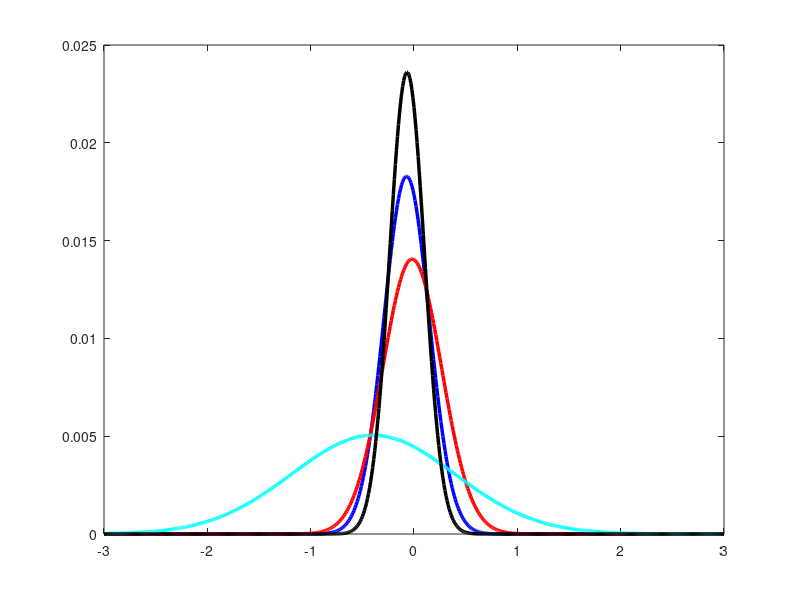
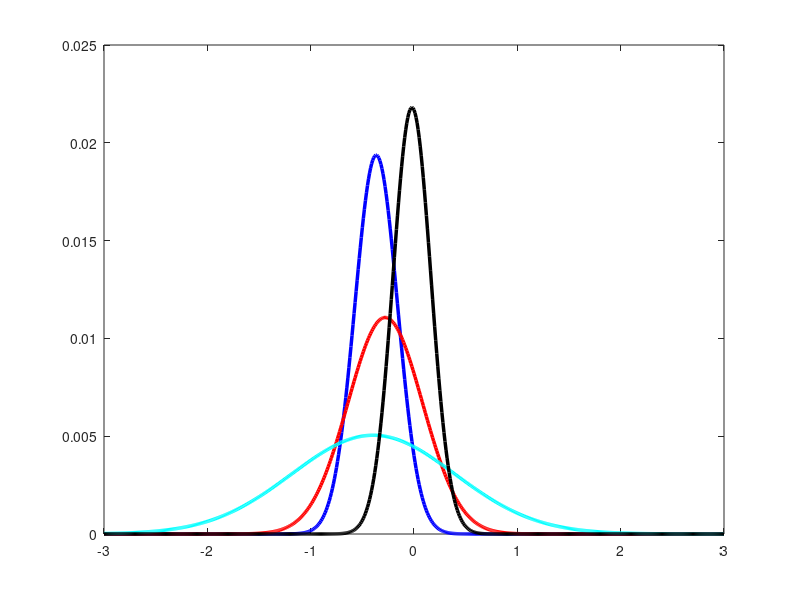
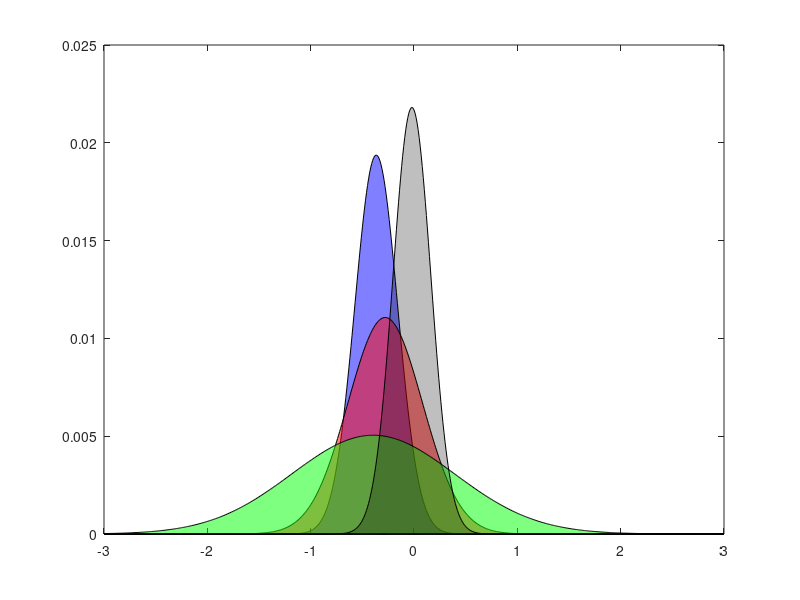

These figures' MATLAB source, in order:
clear; close all
% Define the parameters of the bivariate Gaussian distribution
% Parameters of the tuning curves
Var1    = 2;
Mu1     = 0;  
Var2    = 2;
Mu2     = 0;
Var3    = 2;
Mu3     = 0;
Ro13    = -0.15;
Ro23    = 0.75;

load QDNParams;

% Preferred orientations
N = 20;
PO                  = linspace(-5,5,N)';
[POMatA,POMatB]     = meshgrid(PO,PO); % We have a 2D grid of preferred orientations now
POVecA              = POMatA(:);
POVecB              = POMatB(:);

% Present some stimulus value now
s1Val   = 0;
s2Val   = 0;
s3Val   = 0;

% -----------  First do it for the pairwise factors  ----------------------
CovMat13    = [Var1 Ro13*sqrt(Var1*Var3); Ro13*sqrt(Var1*Var3) Var3];
CovMat23    = [Var2 Ro23*sqrt(Var2*Var3); Ro23*sqrt(Var2*Var3) Var3];
gainval     = 1;
K13         = 2*pi*sqrt(Var1*Var3*(1-Ro13^2))*gainval;
K23         = 2*pi*sqrt(Var2*Var3*(1-Ro23^2))*gainval;

% Generate the mean firing rates
F13     = K13*mvnpdf(repmat([s1Val, s3Val],length(POVecA),1), [POVecA, POVecB], CovMat13);
F23     = K23*mvnpdf(repmat([s2Val, s3Val],length(POVecA),1), [POVecA, POVecB], CovMat23);

% Generate one instance of neural activity
R13     = poissrnd(F13);
R23     = poissrnd(F23);

% Now to get the posterior distribution
% First define all the "kernel" vectors
a11 = ones(N^2,1)/(1-Ro13^2)/Var1;
a33 = ones(N^2,1)/(1-Ro13^2)/Var3;
a13 = Ro13*ones(N^2,1)/(1-Ro13^2)/sqrt(Var1*Var3);
a1  = POVecA/(1-Ro13^2)/Var1 - Ro13*POVecB/(1-Ro13^2)/sqrt(Var1*Var3);
a3  = POVecB/(1-Ro13^2)/Var3 - Ro13*POVecA/(1-Ro13^2)/sqrt(Var1*Var3);

b22 = ones(N^2,1)/(1-Ro23^2)/Var2;
b33 = ones(N^2,1)/(1-Ro23^2)/Var3;
b23 = Ro23*ones(N^2,1)/(1-Ro23^2)/sqrt(Var2*Var3);
b2  = POVecA/(1-Ro23^2)/Var2 - Ro23*POVecB/(1-Ro23^2)/sqrt(Var2*Var3);
b3  = POVecB/(1-Ro23^2)/Var3 - Ro23*POVecA/(1-Ro23^2)/sqrt(Var2*Var3);

A11 = a11'*R13;
A33 = a33'*R13;
A13 = a13'*R13;
A1  = a1'*R13;
A3  = a3'*R13;

B22 = b22'*R23;
B33 = b33'*R23;
B23 = b23'*R23;
B2  = b2'*R23;
B3  = b3'*R23;

% Stim range for plotting the posterior distributions
s1Vec = -3:0.01:3;
s2Vec = -3:0.01:3;
[SMatA, SMatB] = meshgrid(s1Vec,s2Vec);
SVecA = SMatA(:);
SVecB = SMatB(:);

% Computing the pairwise factor terms
Phi13Vec = exp(-0.5*A11*SVecA.^2 + A1*SVecA + A13*SVecA.*SVecB -0.5*A33*SVecB.^2 + A3*SVecB);
Phi13Mat = reshape(Phi13Vec,length(s1Vec),length(s1Vec));

Phi23Vec = exp(-0.5*B22*SVecA.^2 + B2*SVecA + B23*SVecA.*SVecB -0.5*B33*SVecB.^2 + B3*SVecB);
Phi23Mat = reshape(Phi23Vec,length(s1Vec),length(s1Vec));

% % Plotting the posteriors for visualization
% figure; contour(SMatA,SMatB, log(Phi13Mat)); hold on
% plot(s1Val, s3Val, 'rx', 'MarkerSize',10,'LineWidth',2);
% grid on
% 
% figure; contour(SMatA,SMatB, log(Phi23Mat)); hold on
% plot(s2Val, s3Val, 'rx', 'MarkerSize',10,'LineWidth',2);
% grid on

% --------------------- Now get the singleton factors ---------------------
s1Val   = 2;
s2Val   = -1;
s3Val   = 0;


G = [1; 1; 1]; % Gain values for each population
% Parameters of the tuning curves
var_w1 = 5;
var_w2 = 5;
var_w3 = 5;

f1 = G(1)*exp(-((s1Val - PO).^2)/(2*var_w1));
f2 = G(2)*exp(-((s2Val - PO).^2)/(2*var_w2));
f3 = G(3)*exp(-((s3Val - PO).^2)/(2*var_w3));

% Now to generate one instance of input populations
r1 = poissrnd(f1); 
r2 = poissrnd(f2); 
r3 = poissrnd(f3); 

c1 = ones(N,1)/var_w1;
c2 = ones(N,1)/var_w2;
c3 = ones(N,1)/var_w3;
d1 = PO/var_w1;
d2 = PO/var_w2;
d3 = PO/var_w3;

C1 = c1'*r1; C2 = c2'*r2; C3 = c3'*r3;
D1 = d1'*r1; D2 = d2'*r2; D3 = d3'*r3;

% Singleton factors
ph1Vec = exp(-0.5*C1*s1Vec.^2 + D1*s1Vec);
ph2Vec = exp(-0.5*C2*s1Vec.^2 + D2*s1Vec);
ph3Vec = exp(-0.5*C3*s1Vec.^2 + D3*s1Vec);

% figure; 
% plot(s1Vec, ph1Vec/sum(ph1Vec), 'b.-'); hold on
% plot(s1Vec, ph2Vec/sum(ph2Vec), 'r.-');
% plot(s1Vec, ph3Vec/sum(ph3Vec), 'c.-');

% Now we have all the factors defined

% ------------ Let us get to the messages now -----------------------------
X13 = - A13^2/(C1 + A11);
Y13 = A13*(A1 + D1)/(C1 + A11);

X23 = - B23^2/(C2 + B22);
Y23 = B23*(B2 + D2)/(C2 + B22);

% Get the posteriors from these messages
m13Vec = exp(-0.5*(A33 + X13)*s1Vec.^2 + (A3 + Y13)*s1Vec);
m23Vec = exp(-0.5*(B33 + X23)*s1Vec.^2 + (B3 + Y23)*s1Vec);


% The posterior for the marginal population
AFinal = C3 + A33 + X13 + B33 + X23;
BFinal = D3 + A3 + Y13 + B3 + Y23;

PFinalVec = exp(-0.5*AFinal*s1Vec.^2 + BFinal*s1Vec);

% Plotting the posteriors
figure;
plot(s1Vec, m13Vec/sum(m13Vec), 'b','LineWidth',2.5); hold on
plot(s1Vec, m23Vec/sum(m23Vec), 'r','LineWidth',2.5);
plot(s1Vec, ph3Vec/sum(ph3Vec), 'c','LineWidth',2.5);
plot(s1Vec, PFinalVec/sum(PFinalVec), 'k','LineWidth',2.5);

% Now to generate the populations
DN   = 100;
M13  = (A33 + X13)*QDNparams.a3_d/DN + (A3 + Y13)*QDNparams.b3_d/DN + QDNparams.f3*QDNparams.c3_d;
M23  = (B33 + X23)*QDNparams.a3_d/DN + (B3 + Y23)*QDNparams.b3_d/DN + QDNparams.f3*QDNparams.c3_d;

RFinal  = (AFinal)*QDNparams.a3_d/DN + (BFinal)*QDNparams.b3_d/DN + QDNparams.f3*QDNparams.c3_d;

% Now make the Poisson draws
M13_P = poissrnd(M13 - min(M13));
M23_P = poissrnd(M23 - min(M23));

RFinal_P = poissrnd(RFinal - min(RFinal));

% Get the posterior distributions from these Poisson draws now
m13Vec_P = exp(-0.5*(M13_P'*QDNparams.a3_d/DN/norm(QDNparams.a3_d/DN)^2)*s1Vec.^2 + (M13_P'*QDNparams.b3_d/DN/norm(QDNparams.b3_d/DN)^2)*s1Vec);
m23Vec_P = exp(-0.5*(M23_P'*QDNparams.a3_d/DN/norm(QDNparams.a3_d/DN)^2)*s1Vec.^2 + (M23_P'*QDNparams.b3_d/DN/norm(QDNparams.b3_d/DN)^2)*s1Vec);

PFinalVec_P = exp(-0.5*(RFinal_P'*QDNparams.a3_d/DN/norm(QDNparams.a3_d/DN)^2)*s1Vec.^2 + (RFinal_P'*QDNparams.b3_d/DN/norm(QDNparams.b3_d/DN)^2)*s1Vec);

% Plotting these newly obtained posteriors 
figure;
plot(s1Vec, m13Vec_P/sum(m13Vec_P), 'b','LineWidth',2.5); hold on
plot(s1Vec, m23Vec_P/sum(m23Vec_P), 'r','LineWidth',2.5);
plot(s1Vec, ph3Vec/sum(ph3Vec), 'c','LineWidth',2.5);
plot(s1Vec, PFinalVec_P/sum(PFinalVec_P), 'k','LineWidth',2.5);


figure;
h = area(s1Vec, m13Vec_P/sum(m13Vec_P), 'FaceColor','b'); hold on
child = get(h,'Children');
set(child,'FaceAlpha',0.5)
h = area(s1Vec, m23Vec_P/sum(m23Vec_P), 'FaceColor','r');
child = get(h,'Children');
set(child,'FaceAlpha',0.5)
h = area(s1Vec, ph3Vec/sum(ph3Vec), 'FaceColor','g');
child = get(h,'Children');
set(child,'FaceAlpha',0.5)
h = area(s1Vec, PFinalVec_P/sum(PFinalVec_P), 'FaceColor','k');
child = get(h,'Children');
set(child,'FaceAlpha',0.25)
